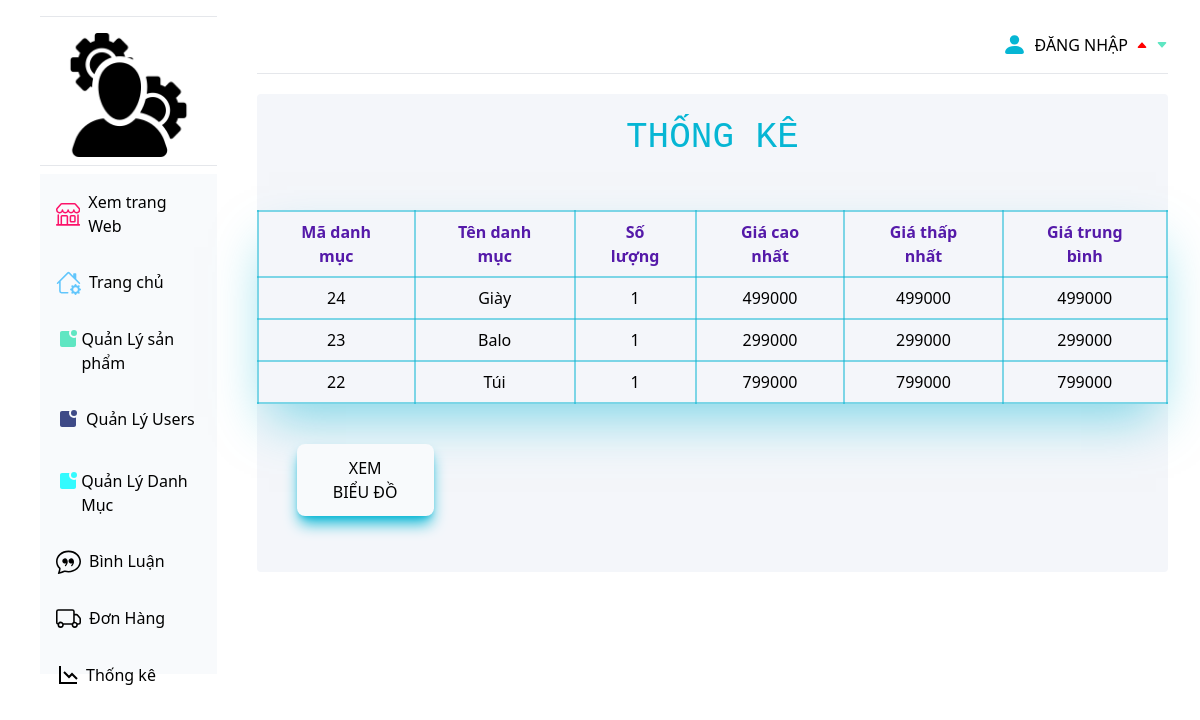
The app's page /admin/index.php?act=thong_ke with its own data.
### tables this page shows
CREATE TABLE `categories` (
  `id` int(11) NOT NULL,
  `categories_name` varchar(255) DEFAULT NULL,
  `image` varchar(255) DEFAULT NULL
);

### guest/pdo.php (called while the page is built, shortened)
<?php
function pdo_get_connection()
{
    $dburl = "mysql:host=localhost;dbname=duan1;charset=utf8";
    $username = 'root';
    $password = '';
    $conn = new PDO($dburl, $username, $password);
    $conn->setAttribute(PDO::ATTR_ERRMODE, PDO::ERRMODE_EXCEPTION);
    return $conn;
}
function pdo_query($sql)
{
    $sql_args = array_slice(func_get_args(), 1);
    try {
        $conn = pdo_get_connection();
        $stmt = $conn->prepare($sql);
        $stmt->execute($sql_args);
        $rows = $stmt->fetchAll();
        return $rows;
    } catch (PDOException $e) {
        throw $e;
    } finally {
        unset($conn);
    }
}

### guest/thongke.php (called while the page is built, shortened)
<?php
require_once "pdo.php";
function loadall_thongke_2()
{
    $sql = "select categories.id as madm, categories.categories_name as tendm, count(product.id) as countsp, min(product.product_price) as minprice, max(product.product_price) as maxprice, avg(product.product_price) as avgprice";
    $sql .= " from product left join categories on categories.id=product.id_categories";
    $sql .= " group by categories.id order by categories.id desc";
    $listtk = pdo_query($sql);
    return $listtk;
}

### admin/thong_ke/list.php (the view)
<div class="home pb-4 mt-5 mr-8 bg-[#F4F6FA] h-auto rounded">
    <h1 class="text-center text-cyan-500 pt-6 pb-8  text-4xl " style="font-family: 'Courier New', Courier, monospace">THỐNG KÊ</h1>
    <div class="">
        <table class="table  shadow-2xl shadow-cyan-500/50 mx-auto border-2 border-cyan-500/50mx-auto my-5">
            <tr class="border-2 border-cyan-500/50  text-[#551AA9] ">
                <th class="border-2 border-cyan-500/50  px-6 py-2">Mã danh mục</th>
                <th class="border-2 border-cyan-500/50  px-6 py-2">Tên danh mục</th>
                <th class="border-2 border-cyan-500/50  px-6 py-2">Số lượng </th>
                <th class="border-2 border-cyan-500/50  px-6 py-2">Giá cao nhất</th>
                <th class="border-2 border-cyan-500/50  px-6 py-2">Giá thấp nhất</th>
                <th class="border-2 border-cyan-500/50  px-6 py-2">Giá trung bình</th>
            </tr>
            <?php
            if ((isset($ds_thong_ke_hh)) && ($ds_thong_ke_hh != [])) {
                foreach ($ds_thong_ke_hh as $dstk) {
                    extract($dstk);
            ?>
                    <tr class="border-2 border-cyan-500/50  px-6 py-2">
                        <td class="border-2 border-cyan-500/50 text-center px-6 py-2"><?= $madm ?></td>
                        <td class="border-2 border-cyan-500/50 text-center  px-6 py-2"><?= $tendm ?></td>
                        <td class="border-2 border-cyan-500/50 text-center px-6 py-2"><?= $countsp ?></td>
                        <td class="border-2 border-cyan-500/50 text-center px-6 py-2"><?= $maxprice ?></td>
                        <td class="border-2 border-cyan-500/50 text-center  px-6 py-2"><?= $minprice ?></td>
                        <td class="border-2 border-cyan-500/50 text-center  px-6 py-2"><?= $avgprice ?></td>
                    </tr>
            <?php
                }
            }
            ?>
        </table>
        <div class="bg-[#F8FAFC] text-center mx-10 my-10 shadow-cyan-500 shadow-lg px-8 py-3 rounded-lg w-[15%]">
            <a href="">XEM BIỂU ĐỒ</a>
        </div>
    </div>
</div>
</div>
</div>
</body>
</html>

### records on screen
categories: id "24", categories_name "Giày", countsp "1", maxprice "499000", minprice "499000", avgprice "499000"
categories: id "23", categories_name "Balo", countsp "1", maxprice "299000", minprice "299000", avgprice "299000"
categories: id "22", categories_name "Túi", countsp "1", maxprice "799000", minprice "799000", avgprice "799000"
